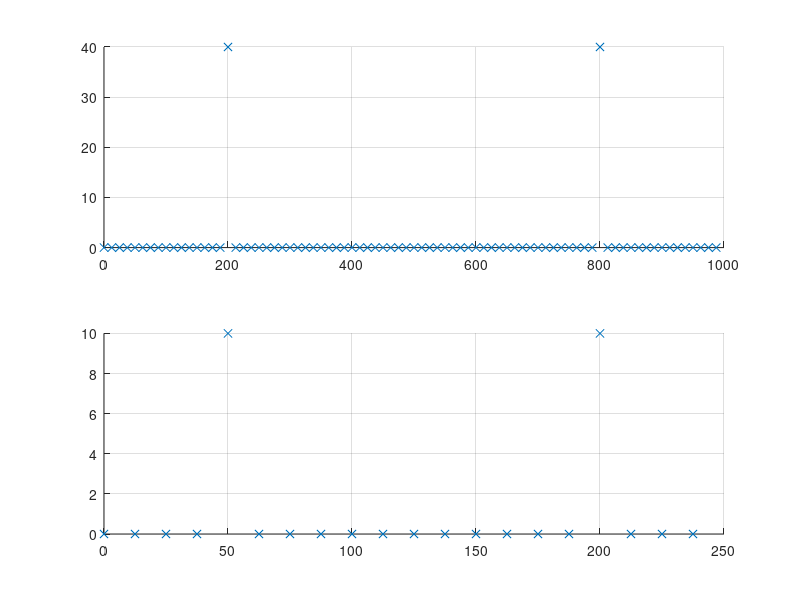

Reproduce this figure in MATLAB.
% EXERCICE 1.3
close all;

fe1 = 1000;
t1 = (0 : 1/fe1 : 79*(1/fe1));
f1 = (0 : fe1/80 : fe1-(fe1/80));

fe2 = 250;
t2 = (0 : 1/fe2 : 19*(1/fe2));
f2 = (0 : fe2/20 : fe2-(fe2/20));

f = 200;

y21 = sin(2*pi*f*t1);
y22 = sin(2*pi*f*t2);

% Tracer la courbe
figure;
subplot(2,1,1);
grid on;
hold on;


plot(f1, abs(fft(y21)), 'x');

subplot(2,1,2);
hold on;
grid on;


plot(f2, abs(fft(y22)), 'x');